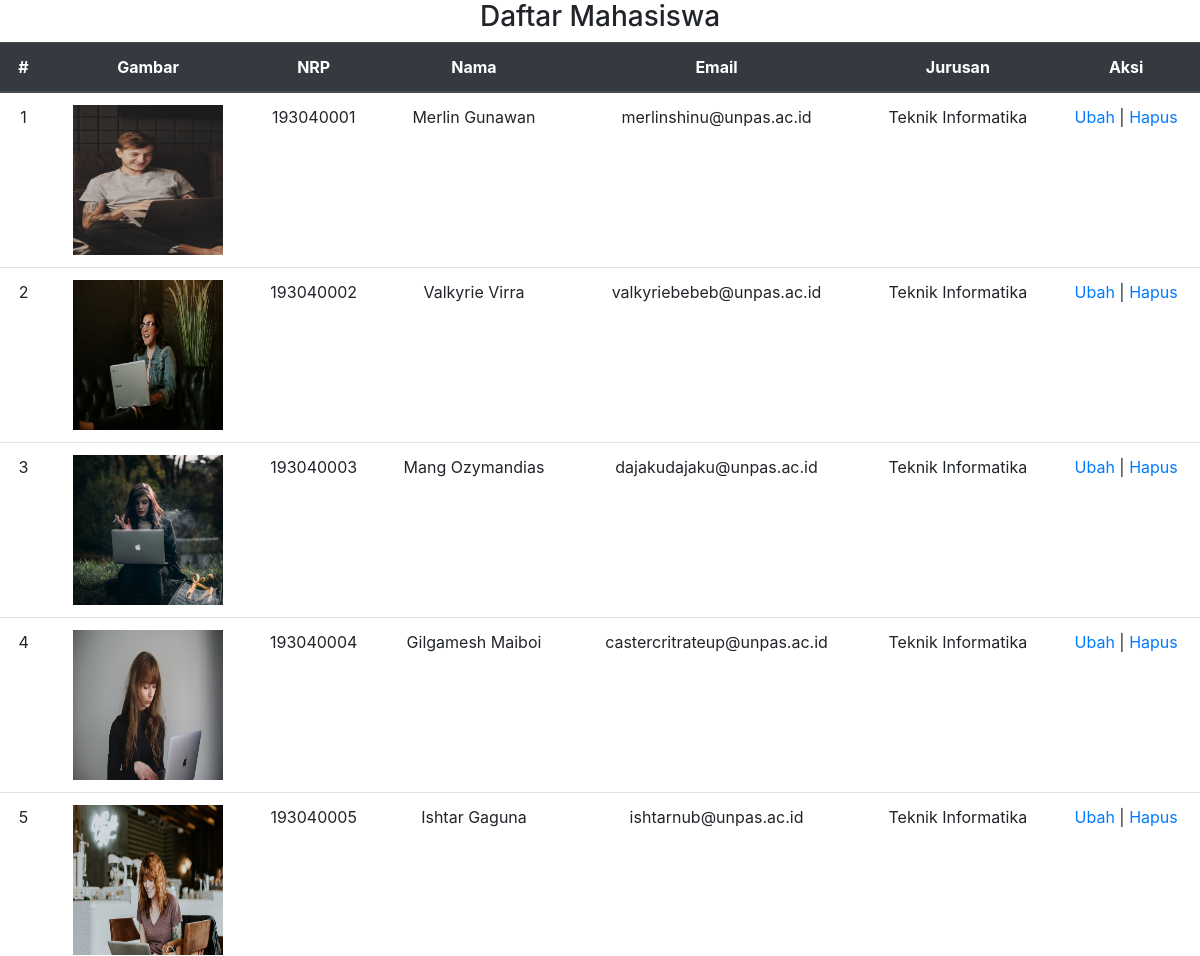
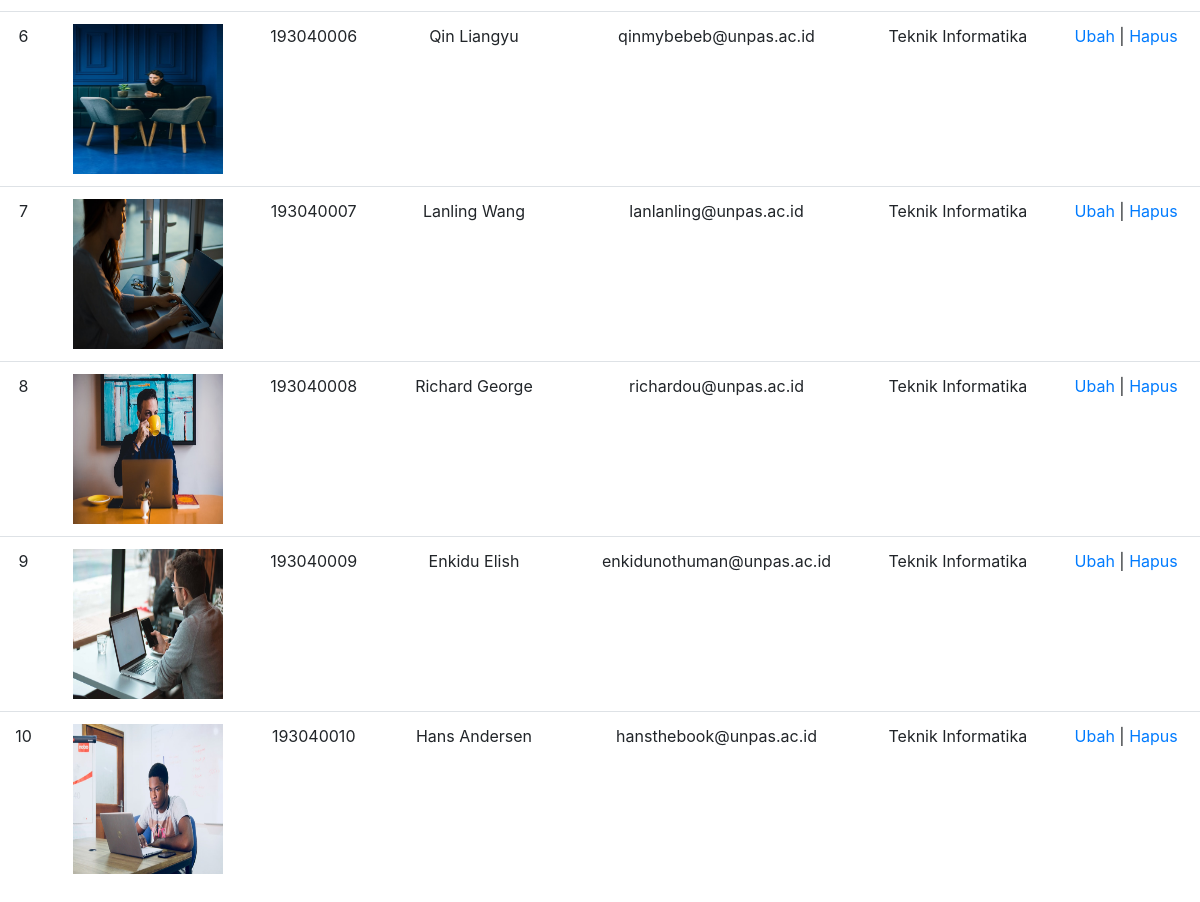
The app's page /pertemuan10/latihan2.php, older data (2 pictures, top to bottom).
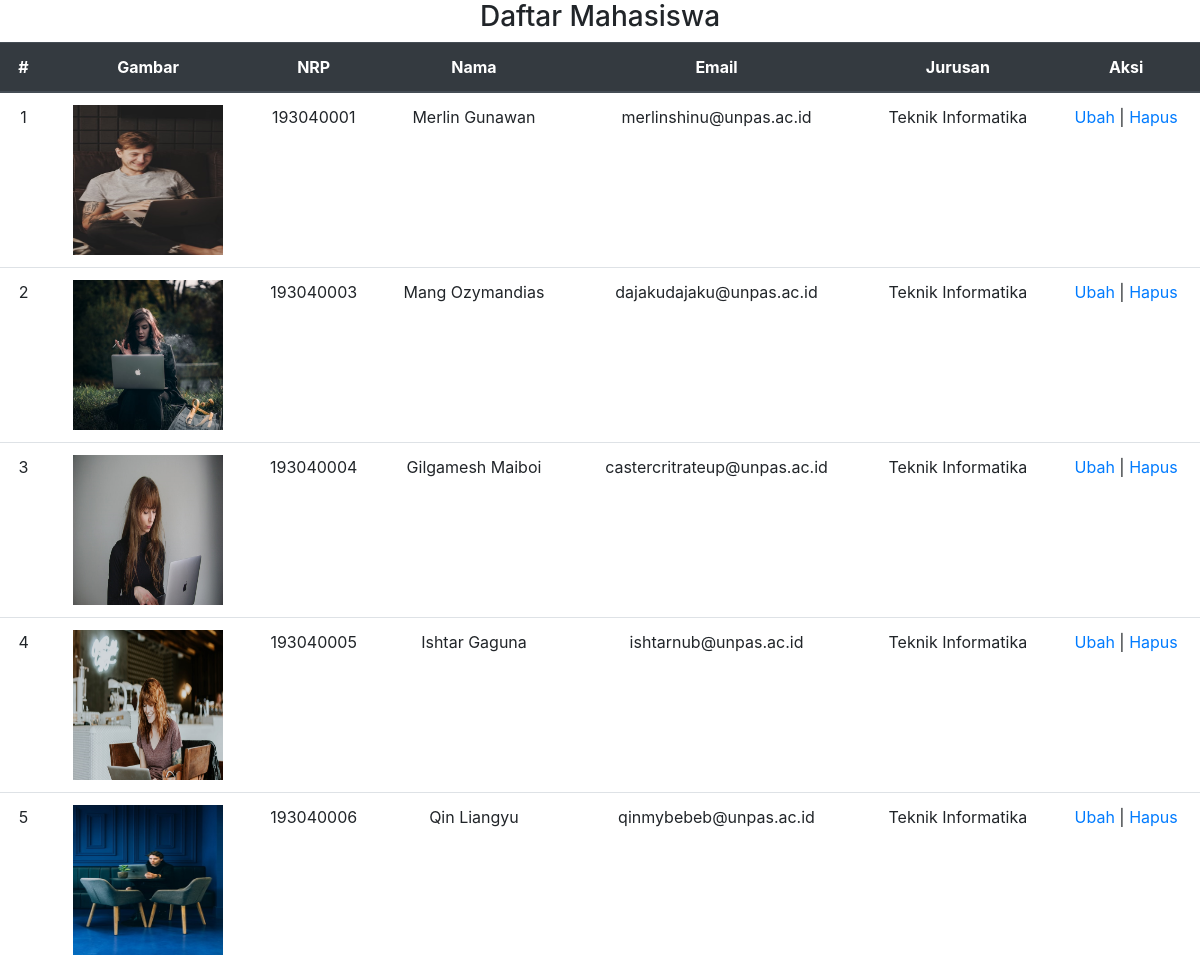
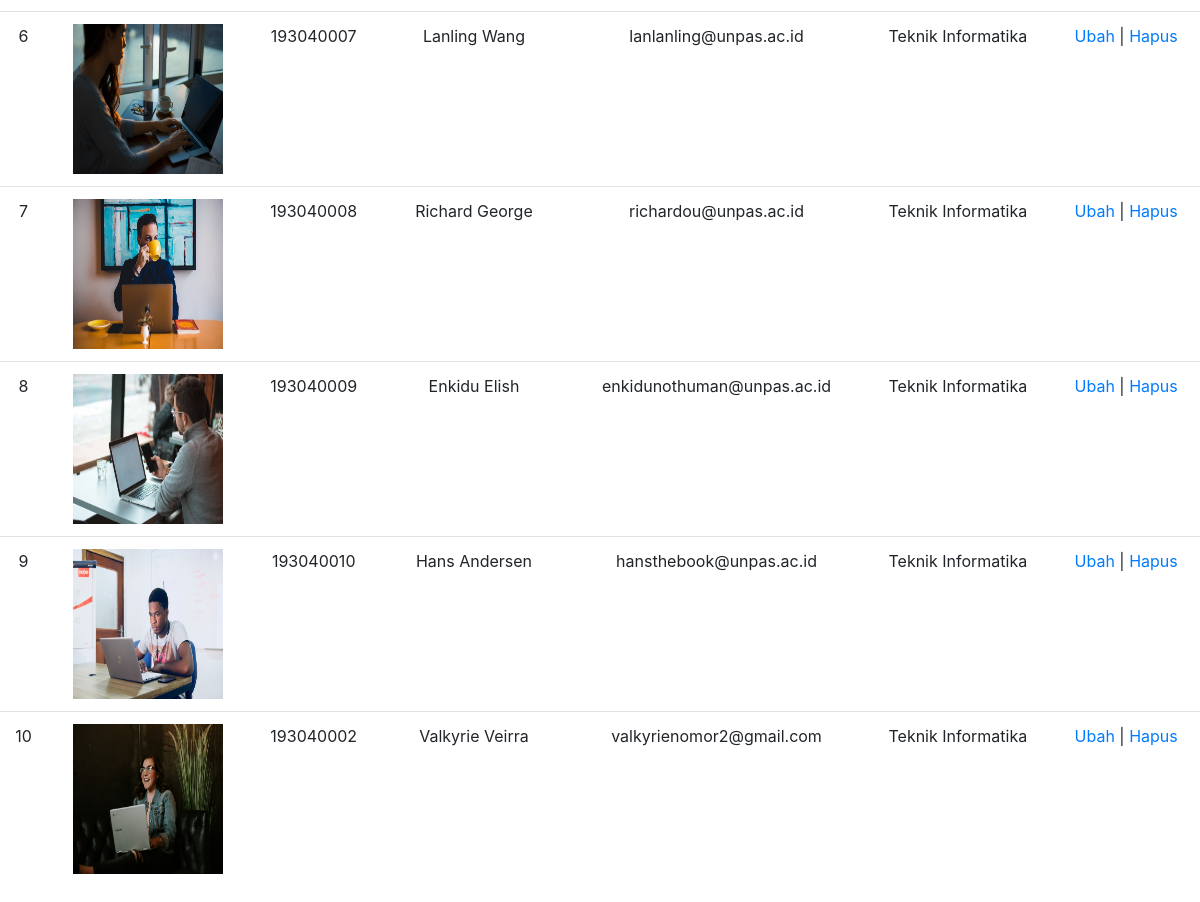
The same page, newer data (2 pictures, top to bottom).
### tables this page shows
CREATE TABLE `mahasiswa` (
  `id` int(11) NOT NULL,
  `gambar` varchar(30) DEFAULT NULL,
  `nama` varchar(30) NOT NULL,
  `nrp` int(9) NOT NULL,
  `email` varchar(30) NOT NULL,
  `jurusan` varchar(30) NOT NULL
);

### pertemuan10/functions.php (called while the page is built, shortened)
<?php
function koneksi()
{
  return mysqli_connect('localhost', 'root', '', 'pw_193040071');
}
function query($query)
{
  $conn = koneksi();
  $result = mysqli_query($conn, $query);
  $rows = [];
  while ($row = mysqli_fetch_assoc($result)) {
    $rows[] = $row;
  }
  return $rows;
}

### pertemuan10/latihan2.php (the view, shortened to what this page needs)
<?php
require 'functions.php';
$mahasiswa = query("SELECT * FROM mahasiswa");
?>
<!DOCTYPE html>
<html lang="en">
<head>
  <link rel="stylesheet" href="css/style.css">
  <link rel="stylesheet" href="css/bootstrap.min.css">
</head>
<body>
  <h3>Daftar Mahasiswa</h3>
  <table border="0" cellpadding="10" cellspacing="0" class="table table-hover">
    <thead class="thead-dark">
      <tr>
        <th>#</th>
        <th>Gambar</th>
        <th>NRP</th>
        <th>Nama</th>
        <th>Email</th>
        <th>Jurusan</th>
        <th>Aksi</th>
      </tr>
    </thead>
    <tbody>
      <?php $i = 1;
      foreach ($mahasiswa as $mhs) : ?>
        <tr>
          <td><?= $i++; ?></td>
          <td><img src="img/<?= $mhs['gambar']; ?>" alt=""></td>
          <td><?= $mhs['nrp']; ?></td>
          <td><?= $mhs['nama']; ?></td>
          <td><?= $mhs['email']; ?></td>
          <td><?= $mhs['jurusan']; ?></td>
          <td>
            <a href="">Ubah</a> | <a href="">Hapus</a>
          </td>
        </tr>
      <?php endforeach; ?>
    </tbody>
  </table>
</body>
</html>

Row changes from the older to the newer data that the page shows:
removed mahasiswa: gambar (picture), nrp "193040002", nama "Valkyrie Virra", email "valkyriebebeb@unpas.ac.id", jurusan "Teknik Informatika"
added mahasiswa: gambar (picture), nrp "193040002", nama "Valkyrie Veirra", email "valkyrienomor2@gmail.com", jurusan "Teknik Informatika"
